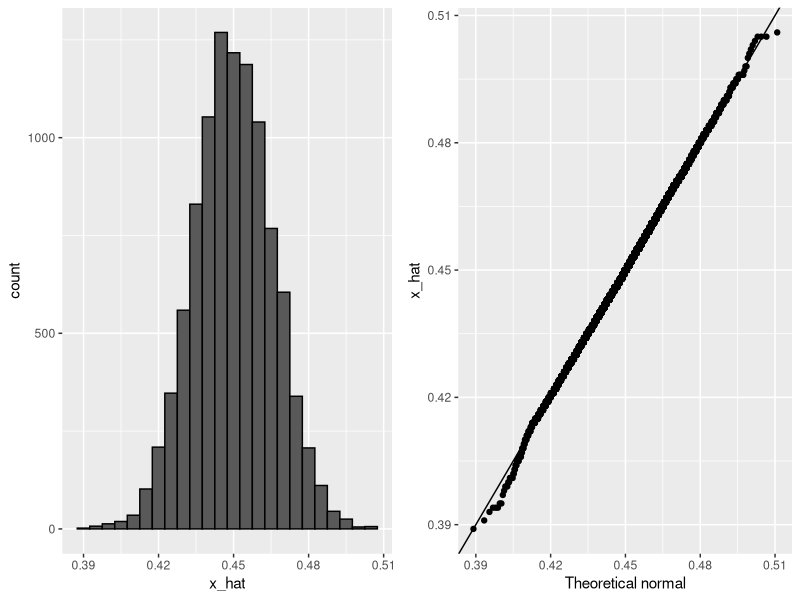
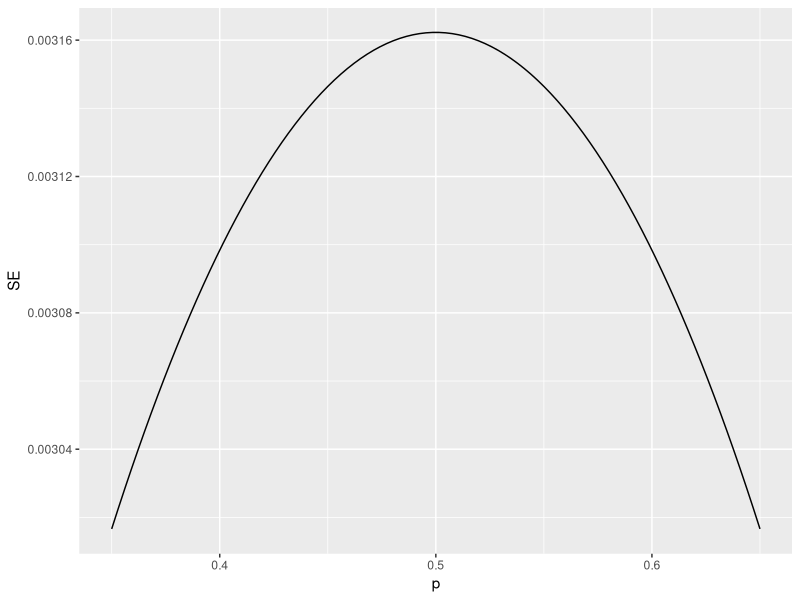

These figures' R source, in order:
## ---- chunk 1
x_hat <- 0.48
se <- sqrt(x_hat*(1-x_hat)/25)
se
## ---- chunk 2
pnorm(0.01/se) - pnorm(-0.01/se)
## ---- chunk 3
1.96*se
## ---- chunk 4
pnorm(1.96)-pnorm(-1.96)
## ---- chunk 5
p <- 0.45
N <- 1000

x <- sample(c(0,1), size = N, replace = TRUE, prob = c(1-p, p))
x_hat <- mean(x)
## ---- chunk 6
B <- 10000
x_hat <- replicate(B, {
  x <- sample(c(0,1), size = N, replace = TRUE, prob = c(1-p, p))
  mean(x)
})
## ---- chunk 7
mean(x_hat)
sd(x_hat)
## ---- chunk 8
library(tidyverse)
library(gridExtra)
p1 <- data.frame(x_hat=x_hat) |>
  ggplot(aes(x_hat)) +
  geom_histogram(binwidth = 0.005, color="black")
p2 <- data.frame(x_hat=x_hat) |>
  ggplot(aes(sample=x_hat)) +
  stat_qq(dparams = list(mean=mean(x_hat), sd=sd(x_hat))) +
  geom_abline() +
  ylab("x_hat") +
  xlab("Theoretical normal")
grid.arrange(p1,p2, nrow=1)
## ---- chunk 9
N <- 100000
p <- seq(0.35, 0.65, length = 100)
SE <- sapply(p, function(x) 2*sqrt(x*(1-x)/N))
qplot(p, SE, geom = "line")
